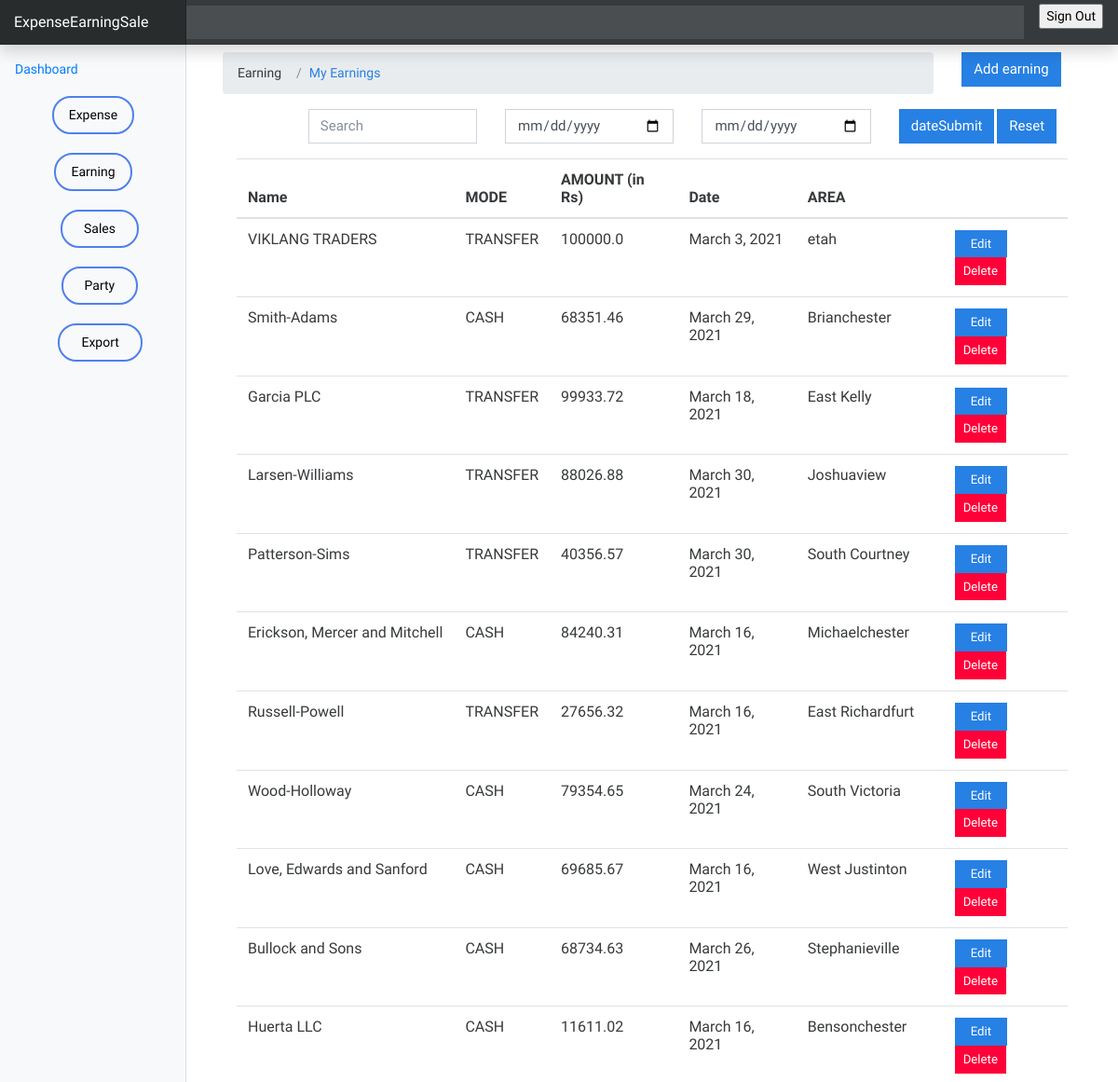
The page /earning/ (signed in, upper part) on the database as committed earlier.
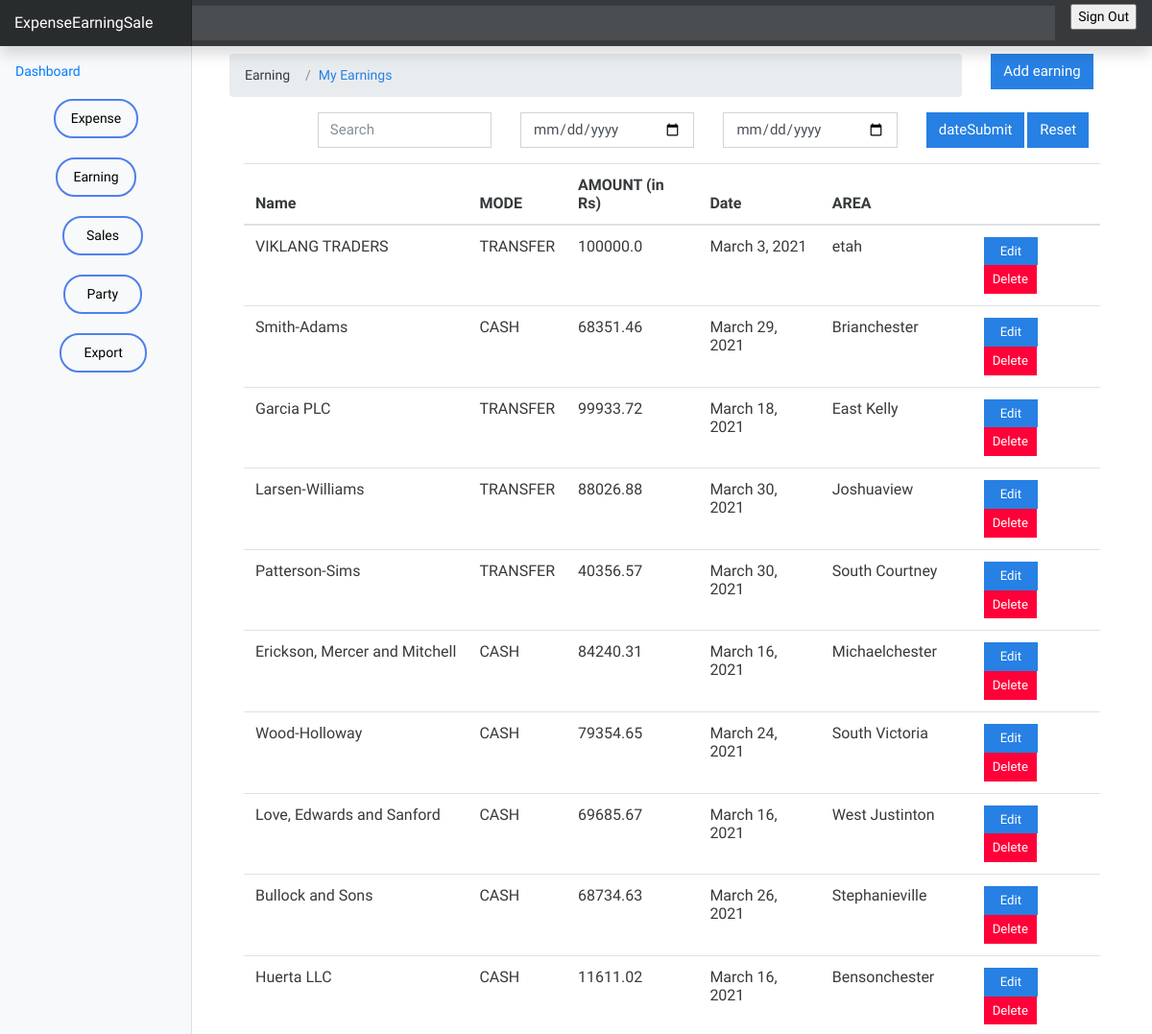
The same page on the database as committed later.
### earning/models.py (models this page shows, shortened)
class Earning(models.Model):
    name = models.CharField(max_length=255)
    mode = models.CharField(max_length=50)
    amount = models.FloatField()
    date = models.DateField(default=now)
    area = models.CharField(max_length=255)
    class Meta:
        ordering: ['-date']

### earning/views.py (the view)
# urls.py: path('', views.index, name="earning"),
@login_required(login_url='/authentication/login')
def index(request):
    earning = Earning.objects.all()
    context = {
        'earnings' : earning
    }
    return render(request, 'earning/index.html', context)

### templates/earning/index.html (shortened to what this page needs)
{% extends 'base.html' %} {% load static%} {% block content%}
<div class="container mt-2">
  <div class="row">
    <div class="col-md-9 col-lg-10">
      <nav aria-label="breadcrumb">
        <ol class="breadcrumb">
          <li class="breadcrumb-item">Earning</li>
          <li class="breadcrumb-item active" aria-current="page">
            <a href="">My Earnings</a>
          </li>
        </ol>
      </nav>
    </div>
    <div class="col-md-3 col-lg-2">
      <a href="{% url 'add-earning' %}" class="btn btn-primary">Add earning</a>
    </div>
  </div>
  <div class="container">
    {% if earnings.count %}
    <div class="row">
      <div class="col-md-1"></div>
      <div class="col-md-11">
        <div class="row">
          <div class="col-md-3">
            <div class="form-group">
              <input type="text" class="form-control" id="searchField" placeholder="Search">
            </div>
          </div>
          <div class="col-md-9">
            <div class="row">
              <div class="col-md-4">
                <div class="form-group">
                  <input type="date" class="form-control" id="startDateField">
                </div>
              </div>
              <div class="col-md-4">
                <div class="form-group">
                  <input type="date" class="form-control" id="endDateField">
                </div>
              </div>
              <div class="col-md-2">
                <input type="submit" class="btn btn-primary" value="dateSubmit" id="dateSubmit" />
              </div>
              <div class="col-md-2">
                <a class="btn btn-primary" href="{% url 'earning'%}" value="Reset">Reset</a>
              </div>
            </div>
          </div>
        </div>
      </div>
    </div>
    <div class="app-table">
      <table class="table table-stripped table-hover">
        <thead>
          <tr>
            <th>Name</th>
            <th>MODE</th>
            <th>AMOUNT (in Rs)</th>
            <th>Date</th>
            <th>AREA</th>
            <th></th>
          </tr>
        </thead>
        <tbody>
          {% for earning in earnings %}
          <tr>
            <td>{{earning.name}}</td>
            <td>{{earning.mode}}</td>
            <td>{{earning.amount}}</td>
            <td>{{earning.date}}</td>
            <td>{{earning.area}}</td>
            <td class="ml-5">
              <a
                href="{% url 'edit-earning' earning.id %}"
                class="btn btn-primary btn-sm px-3"
                >Edit</a
              >
              <a
                class="btn btn-lg btn-danger btn-sm delete_modal confirm-delete"
                href="{% url 'delete-earning' earning.id %}"
                data-toggle="modal"
                data-target="#confirmDeleteModal"
                id="confirmDeleteModal{{earning.id}}"
                >Delete</a
              >
            </td>
          </tr>
          {% endfor %}
        </tbody>
      </table>
    </div>
    {% endif %}
  </div>
</div>
{% endblock content %}

Rows that differ between the two databases and show on the page:
removed Earning: name "Russell-Powell", mode "TRANSFER", amount "27656.32", date "March 16, 2021", area "East Richardfurt"
